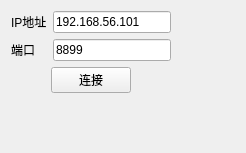
<?xml version="1.0" encoding="UTF-8"?>
<ui version="4.0">
 <class>DeviceSrvCfg</class>
 <widget class="QWidget" name="DeviceSrvCfg">
  <property name="geometry">
   <rect>
    <x>0</x>
    <y>0</y>
    <width>246</width>
    <height>153</height>
   </rect>
  </property>
  <property name="windowTitle">
   <string>Form</string>
  </property>
  <layout class="QVBoxLayout" name="verticalLayout_2">
   <item>
    <layout class="QHBoxLayout" name="horizontalLayout_2">
     <item>
      <layout class="QVBoxLayout" name="verticalLayout">
       <item>
        <layout class="QFormLayout" name="formLayout">
         <item row="0" column="0">
          <widget class="QLabel" name="iPLabel">
           <property name="text">
            <string>IP地址</string>
           </property>
          </widget>
         </item>
         <item row="0" column="1">
          <widget class="QLineEdit" name="iPLineEdit">
           <property name="text">
            <string>192.168.56.101</string>
           </property>
          </widget>
         </item>
         <item row="1" column="0">
          <widget class="QLabel" name="PortLabel">
           <property name="text">
            <string>端口</string>
           </property>
          </widget>
         </item>
         <item row="1" column="1">
          <widget class="QLineEdit" name="PortLineEdit">
           <property name="text">
            <string>8899</string>
           </property>
          </widget>
         </item>
        </layout>
       </item>
       <item>
        <layout class="QHBoxLayout" name="horizontalLayout">
         <item>
          <spacer name="horizontalSpacer">
           <property name="orientation">
            <enum>Qt::Horizontal</enum>
           </property>
           <property name="sizeHint" stdset="0">
            <size>
             <width>40</width>
             <height>20</height>
            </size>
           </property>
          </spacer>
         </item>
         <item>
          <widget class="QPushButton" name="pushButton">
           <property name="text">
            <string>连接</string>
           </property>
          </widget>
         </item>
         <item>
          <spacer name="horizontalSpacer_2">
           <property name="orientation">
            <enum>Qt::Horizontal</enum>
           </property>
           <property name="sizeHint" stdset="0">
            <size>
             <width>40</width>
             <height>20</height>
            </size>
           </property>
          </spacer>
         </item>
        </layout>
       </item>
      </layout>
     </item>
     <item>
      <spacer name="horizontalSpacer_3">
       <property name="orientation">
        <enum>Qt::Horizontal</enum>
       </property>
       <property name="sizeHint" stdset="0">
        <size>
         <width>40</width>
         <height>20</height>
        </size>
       </property>
      </spacer>
     </item>
    </layout>
   </item>
   <item>
    <spacer name="verticalSpacer">
     <property name="orientation">
      <enum>Qt::Vertical</enum>
     </property>
     <property name="sizeHint" stdset="0">
      <size>
       <width>20</width>
       <height>42</height>
      </size>
     </property>
    </spacer>
   </item>
  </layout>
 </widget>
 <resources/>
 <connections/>
</ui>
